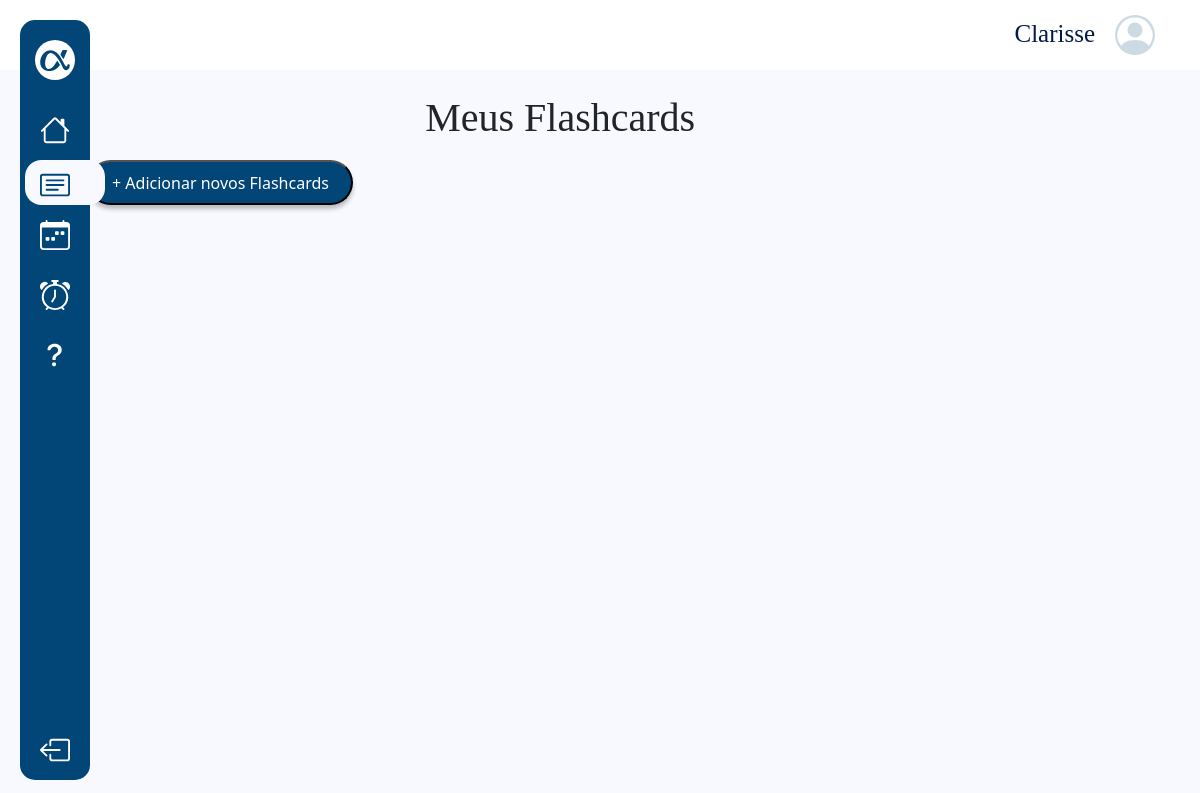
The app's page /flashcards/ (signed in), older data.
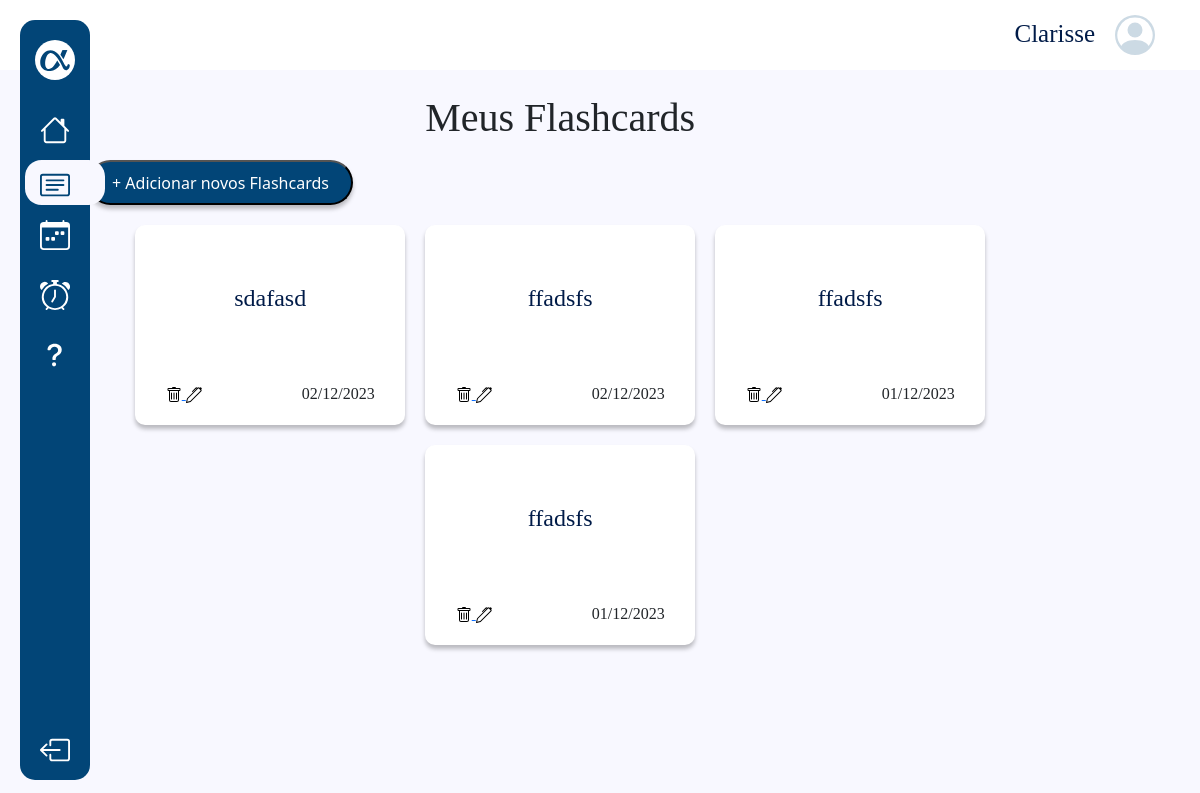
The same page, newer data.
### revisao/models.py (models this page shows)
class Flashcard(models.Model):
    user = models.ForeignKey(User, on_delete=models.CASCADE)
    titulo = models.CharField(max_length=150)
    content = QuillField()
    data = models.DateField(default=timezone.now)

### revisao/views.py (the view, shortened to what this page needs)
# urls.py: path('flashcards/', flashcards, name='flashcards'),
@login_required
def flashcards(request):
    flashcards = Flashcard.objects.all().filter(user=request.user).order_by('-data')
    form = FlashcardForm()
    context = {
        "flashcards": flashcards,
        "form": form,
    }
    return render(request, 'revisao/flashcard.html', context)

### revisao/templates/revisao/flashcard.html (shortened to what this page needs)
{% extends 'core/partials/base.html' %}
{% load static %}
{% block linkf%} ativo {% endblock %}
{% block content %}
<div class="tflash mt-4">
    <h1>Meus Flashcards</h1>
</div>
<div class="d-flex">
    <button type="button" class="buttonf" data-bs-toggle="modal" data-bs-target="#myModal">
        + Adicionar novos Flashcards
    </button>
</div>
<div class="">
    <div class="d-flex justify-content-center row">
        {% for flashcards in flashcards %}
        <div class="flashcards">
            <div class="tituloflash">
                <h4><a href="#" data-bs-toggle="modal"
                        data-bs-target="#flashcardModal{{ flashcards.id }}">{{flashcards.titulo }}</a></h4>
            </div>
            <div class="bflash">
                <div class="mais">
                    <a href="{% url 'remover' flashcards.id %}">
                    </a>
                    <a href="">
                    </a>
                </div>
                <div class="dataflash">
                    <p> {{ flashcards.data|date:"d/m/Y" }}</p>
                </div>
            </div>
        </div>
        {% endfor %}
    </div>
</div>
{% endblock %}

Row changes from the older to the newer data that the page shows:
added Flashcard: titulo "sdafasd", data "02/12/2023"
added Flashcard: titulo "ffadsfs", data "02/12/2023"
added Flashcard: titulo "ffadsfs", data "01/12/2023"
added Flashcard: titulo "ffadsfs", data "01/12/2023"
